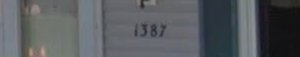
#> input picture src/python/captcha.jpg, 300 x 57 px
$ python captcha.py   (Python 2 division)
#> lines starting #> are read from the running program, lines starting #| are printed output that depends on the picture
# [6 lines of commented-out code are left out]

from PIL import Image

im = Image.open("captcha.jpg")
#> im is the input picture: PIL image 300x57 RGB; mean R, G, B 87.1, 90.5, 94.5
im = im.convert("P")
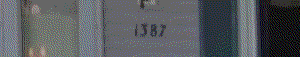
#> im: PIL image 300x57 P; mean R, G, B 87, 90.3, 94.3

print im.histogram()
#> (printed output is left out)
